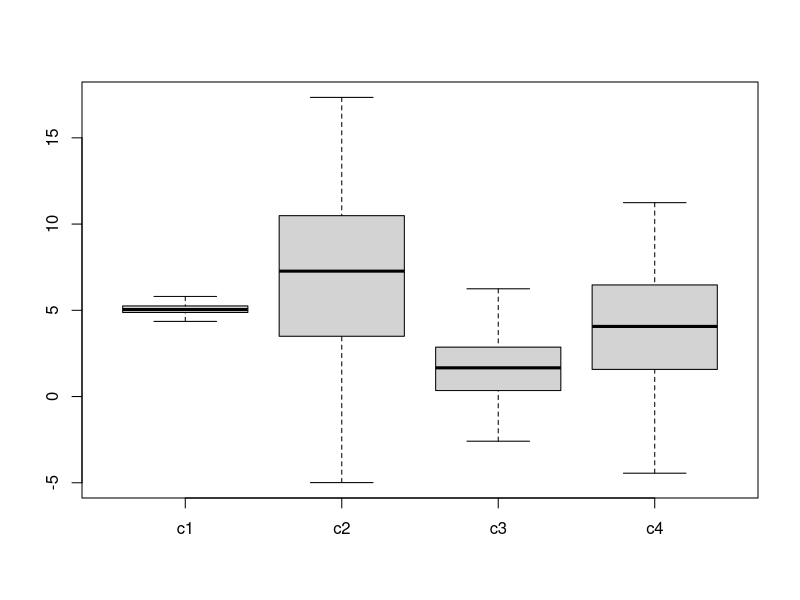

Reproduce this figure in R.
d <- data.frame (
  c1 = rnorm (100, mean =  5, sd = 0.3),
  c2 = rnorm (100, mean =  7, sd = 4.0),
  c3 = rnorm (100, mean =  2, sd = 2.0),
  c4 = rnorm (100, mean =  4, sd = 3.0)
)

X11()

boxplot(d)

z <- locator(1) # wait for mouse click or enter pressed
